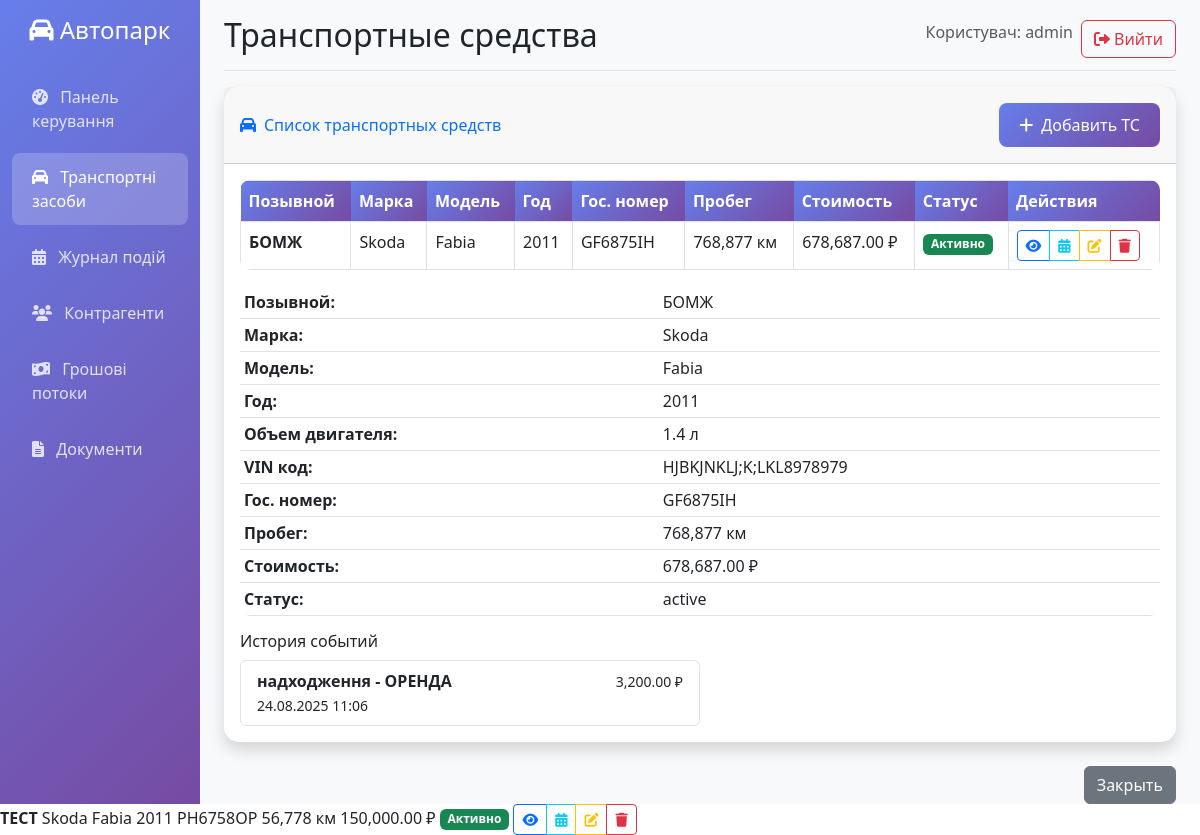
Page /vehicles (signed in) on the committed database.
### app.py (models this page shows)
class User(UserMixin, db.Model):
    id = db.Column(db.Integer, primary_key=True)
    username = db.Column(db.String(80), unique=True, nullable=False)
    email = db.Column(db.String(120), unique=True, nullable=False)
    password_hash = db.Column(db.String(120), nullable=False)
    role = db.Column(db.String(20), default='user')
    created_at = db.Column(db.DateTime, default=datetime.utcnow)

class Vehicle(db.Model):
    id = db.Column(db.Integer, primary_key=True)
    brand = db.Column(db.String(50), nullable=False)  # Марка
    model = db.Column(db.String(50), nullable=False)  # Модель
    year = db.Column(db.Integer, nullable=False)  # Год
    engine_volume = db.Column(db.Float)  # Объем двигателя
    vin_code = db.Column(db.String(17), unique=True, nullable=False)  # VIN код
    license_plate = db.Column(db.String(20), unique=True, nullable=False)  # Госномер
    call_sign = db.Column(db.String(20), unique=True, nullable=False)  # Позывной
    mileage = db.Column(db.Integer, default=0)  # Пробег
    last_to_date = db.Column(db.Date)  # Дата последнего ТО (из журнала событий)
    breakdown_history = db.Column(db.Text)  # История поломок (из журнала событий)
    cost = db.Column(db.Float, default=0)  # Стоимость
    payback_weeks = db.Column(db.Integer)  # Недель до окупаемости
    payment_history = db.Column(db.Text)  # История платежей (из журнала событий)
    status = db.Column(db.String(20), default='active')
    created_at = db.Column(db.DateTime, default=datetime.utcnow)

class EventJournal(db.Model):
    id = db.Column(db.Integer, primary_key=True)
    date = db.Column(db.DateTime, nullable=False, default=datetime.utcnow)  # Дата события
    event_type = db.Column(db.String(50), nullable=False)  # ТИП события
    subtype = db.Column(db.String(100), nullable=False)  # ПІДТИП события
    vehicle_id = db.Column(db.Integer, db.ForeignKey('vehicle.id'))  # ОБ'ЄКТ (ТС)
    contractor_id = db.Column(db.Integer, db.ForeignKey('contractor.id'))  # Контрагент
    amount = db.Column(db.Float, default=0)  # Сумма
    description = db.Column(db.Text)  # Описание события
    created_by = db.Column(db.Integer, db.ForeignKey('user.id'))
    created_at = db.Column(db.DateTime, default=datetime.utcnow)
    vehicle = db.relationship('Vehicle', backref='events')
    contractor = db.relationship('Contractor', backref='events')
    user = db.relationship('User', backref='events')

### app.py (the view)
@app.route('/vehicles')
@login_required
def vehicles():
    vehicles = Vehicle.query.all()
    return render_template('vehicles.html', vehicles=vehicles)

### app.py (called while the page is built)
@login_manager.user_loader
def load_user(user_id):
    return User.query.get(int(user_id))

### templates/vehicles.html (shortened to what this page needs)
{% extends "base.html" %}
{% block page_title %}Транспортные средства{% endblock %}
{% block content %}
<div class="card shadow mb-4">
    <div class="card-header py-3 d-flex justify-content-between align-items-center">
        <h6 class="m-0 font-weight-bold text-primary">
            <i class="fas fa-car me-2"></i>Список транспортных средств
        </h6>
        <a href="{{ url_for('add_vehicle') }}" class="btn btn-primary">
            <i class="fas fa-plus me-2"></i>Добавить ТС
        </a>
    </div>
    <div class="card-body">
        {% if vehicles %}
            <div class="table-responsive">
                <table class="table table-bordered" width="100%" cellspacing="0">
                    <thead>
                        <tr>
                            <th>Позывной</th>
                            <th>Марка</th>
                            <th>Модель</th>
                            <th>Год</th>
                            <th>Гос. номер</th>
                            <th>Пробег</th>
                            <th>Стоимость</th>
                            <th>Статус</th>
                            <th>Действия</th>
                        </tr>
                    </thead>
                    <tbody>
                        {% for vehicle in vehicles %}
                        <tr>
                            <td><strong>{{ vehicle.call_sign }}</strong></td>
                            <td>{{ vehicle.brand }}</td>
                            <td>{{ vehicle.model }}</td>
                            <td>{{ vehicle.year }}</td>
                            <td>{{ vehicle.license_plate }}</td>
                            <td>{{ "{:,}".format(vehicle.mileage) }} км</td>
                            <td>{{ "{:,.2f}".format(vehicle.cost) }} ₽</td>
                            <td>
                                {% if vehicle.status == 'active' %}
                                    <span class="badge bg-success">Активно</span>
                                {% elif vehicle.status == 'repair' %}
                                    <span class="badge bg-warning">На ремонте</span>
                                {% elif vehicle.status == 'sold' %}
                                    <span class="badge bg-secondary">Продано</span>
                                {% else %}
                                    <span class="badge bg-secondary">{{ vehicle.status }}</span>
                                {% endif %}
                            </td>
                            <td>
                                <div class="btn-group" role="group">
                                    <button type="button" class="btn btn-sm btn-outline-primary"
                                            data-bs-toggle="modal" data-bs-target="#vehicleModal{{ vehicle.id }}">
                                        <i class="fas fa-eye"></i>
                                    </button>
                                    <a href="{{ url_for('events_by_vehicle', vehicle_id=vehicle.id) }}"
                                       class="btn btn-sm btn-outline-info" title="Переглянути події">
                                        <i class="fas fa-calendar-alt"></i>
                                    </a>
                                    <a href="#" class="btn btn-sm btn-outline-warning">
                                        <i class="fas fa-edit"></i>
                                    </a>
                                    <button type="button" class="btn btn-sm btn-outline-danger">
                                        <i class="fas fa-trash"></i>
                                    </button>
                                </div>
                            </td>
                        </tr>
                        <div class="modal fade" id="vehicleModal{{ vehicle.id }}" tabindex="-1">
                            <div class="modal-dialog modal-lg">
                                <div class="modal-content">
                                    <div class="modal-body">
                                        <div class="row">
                                            <div class="col-md-6">
                                                <table class="table table-sm">
                                                    <tr><td><strong>Позывной:</strong></td><td>{{ vehicle.call_sign }}</td></tr>
                                                    <tr><td><strong>Марка:</strong></td><td>{{ vehicle.brand }}</td></tr>
                                                    <tr><td><strong>Модель:</strong></td><td>{{ vehicle.model }}</td></tr>
                                                    <tr><td><strong>Год:</strong></td><td>{{ vehicle.year }}</td></tr>
                                                    <tr><td><strong>Объем двигателя:</strong></td><td>{{ vehicle.engine_volume or '-' }} л</td></tr>
                                                    <tr><td><strong>VIN код:</strong></td><td>{{ vehicle.vin_code }}</td></tr>
                                                    <tr><td><strong>Гос. номер:</strong></td><td>{{ vehicle.license_plate }}</td></tr>
                                                    <tr><td><strong>Пробег:</strong></td><td>{{ "{:,}".format(vehicle.mileage) }} км</td></tr>
                                                    <tr><td><strong>Стоимость:</strong></td><td>{{ "{:,.2f}".format(vehicle.cost) }} ₽</td></tr>
                                                    <tr><td><strong>Статус:</strong></td><td>{{ vehicle.status }}</td></tr>
                                                </table>
                                            </div>
                                            <div class="col-md-6">
                                                <h6>История событий</h6>
                                                {% if vehicle.events %}
                                                    <div class="list-group">
                                                        {% for event in vehicle.events[:5] %}
                                                        <div class="list-group-item">
                                                            <div class="d-flex justify-content-between">
                                                                <div>
                                                                    <strong>{{ event.event_type }} - {{ event.subtype }}</strong><br>
                                                                    <small>{{ event.date.strftime('%d.%m.%Y %H:%M') }}</small>
                                                                </div>
                                                                <div class="text-end">
                                                                    {% if event.amount != 0 %}
                                                                        <small>{{ "{:,.2f}".format(event.amount) }} ₽</small>
                                                                    {% endif %}
                                                                </div>
                                                            </div>
                                                        </div>
                                                        {% endfor %}
                                                    </div>
                                                {% else %}
                                                    <p class="text-muted">Нет событий</p>
                                                {% endif %}
                                            </div>
                                        </div>
                                    </div>
                                    <div class="modal-footer">
                                        <button type="button" class="btn btn-secondary" data-bs-dismiss="modal">Закрыть</button>
                                    </div>
                                </div>
                            </div>
                        </div>
                        {% endfor %}
                    </tbody>
                </table>
            </div>
        {% endif %}
    </div>
</div>
{% endblock %}

### templates/base.html (shortened to what this page needs)
<!DOCTYPE html>
<html lang="ru">
<head>
    <link href="https://cdn.jsdelivr.net/npm/bootstrap@5.3.0/dist/css/bootstrap.min.css" rel="stylesheet">
    <link href="https://cdnjs.cloudflare.com/ajax/libs/font-awesome/6.0.0/css/all.min.css" rel="stylesheet">
</head>
<body>
    {% if current_user.is_authenticated %}
    <div class="container-fluid">
        <div class="row">
            <nav class="col-md-3 col-lg-2 d-md-block sidebar collapse">
                <div class="position-sticky pt-3">
                    <div class="text-center mb-4">
                        <h4 class="text-white"><i class="fas fa-car"></i> Автопарк</h4>
                    </div>
                    <ul class="nav flex-column">
                        <li class="nav-item">
                            <a class="nav-link {% if request.endpoint == 'dashboard' %}active{% endif %}" href="{{ url_for('dashboard') }}">
                                <i class="fas fa-tachometer-alt me-2"></i> Панель керування
                            </a>
                        </li>
                        <li class="nav-item">
                            <a class="nav-link {% if request.endpoint == 'vehicles' %}active{% endif %}" href="{{ url_for('vehicles') }}">
                                <i class="fas fa-car me-2"></i> Транспортні засоби
                            </a>
                        </li>
                        <li class="nav-item">
                            <a class="nav-link {% if request.endpoint == 'events' %}active{% endif %}" href="{{ url_for('events') }}">
                                <i class="fas fa-calendar-alt me-2"></i> Журнал подій
                            </a>
                        </li>
                        <li class="nav-item">
                            <a class="nav-link {% if request.endpoint == 'contractors' %}active{% endif %}" href="{{ url_for('contractors') }}">
                                <i class="fas fa-users me-2"></i> Контрагенти
                            </a>
                        </li>
                        <li class="nav-item">
                            <a class="nav-link {% if request.endpoint == 'cashflow' %}active{% endif %}" href="{{ url_for('cashflow') }}">
                                <i class="fas fa-money-bill-wave me-2"></i> Грошові потоки
                            </a>
                        </li>
                        <li class="nav-item">
                            <a class="nav-link {% if request.endpoint == 'documents' %}active{% endif %}" href="{{ url_for('documents') }}">
                                <i class="fas fa-file-alt me-2"></i> Документи
                            </a>
                        </li>
                    </ul>
                </div>
            </nav>
            <main class="col-md-9 ms-sm-auto col-lg-10 px-md-4 main-content">
                <div class="d-flex justify-content-between flex-wrap flex-md-nowrap align-items-center pt-3 pb-2 mb-3 border-bottom">
                    <h1 class="h2">{% block page_title %}{% endblock %}</h1>
                    <div class="btn-toolbar mb-2 mb-md-0">
                        <div class="btn-group me-2">
                            <span class="text-muted">Користувач: {{ current_user.username }}</span>
                        </div>
                        <a href="{{ url_for('logout') }}" class="btn btn-outline-danger">
                            <i class="fas fa-sign-out-alt"></i> Вийти
                        </a>
                    </div>
                </div>
                {% block content %}{% endblock %}
            </main>
        </div>
    </div>
    {% else %}
        {% block auth_content %}{% endblock %}
    {% endif %}
</body>
</html>

### templates/base.html (style rules this page uses)
.sidebar { min-height: 100vh; background: linear-gradient(135deg, #667eea 0%, #764ba2 100%); }
.sidebar .nav-link { color: rgba(255,255,255,0.8); padding: 12px 20px; margin: 4px 0; border-radius: 8px; transition: all 0.3s ease; }
.sidebar .nav-link.active { background: rgba(255,255,255,0.2); color: white; }
.main-content { background: #f8f9fa; min-height: 100vh; }
.card { border: none; border-radius: 15px; box-shadow: 0 4px 6px rgba(0,0,0,0.1); transition: transform 0.3s ease; }
.btn-primary { background: linear-gradient(135deg, #667eea 0%, #764ba2 100%); border: none; border-radius: 8px; padding: 10px 20px; }
.table { border-radius: 10px; overflow: hidden; }
.table thead th { background: linear-gradient(135deg, #667eea 0%, #764ba2 100%); color: white; border: none; }

### rows in the picture
User: username "admin"
Vehicle: call_sign "БОМЖ", brand "Skoda", model "Fabia", year "2011", license_plate "GF6875IH", mileage "768,877", cost "678,687.00", shows "Активно", engine_volume "1.4", vin_code "HJBKJNKLJ;K;LKL8978979", status "active"
EventJournal: event_type "надходження", subtype "ОРЕНДА", date "24.08.2025 11:06", amount "3,200.00"
Vehicle: call_sign "ТЕСТ", brand "Skoda", model "Fabia", year "2011", license_plate "РН6758ОР", mileage "56,778", cost "150,000.00", status "Активно"
